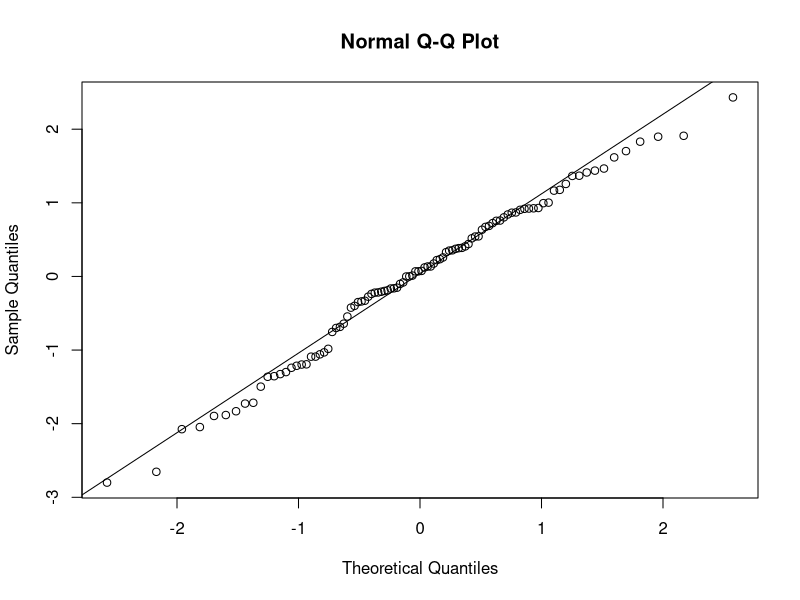
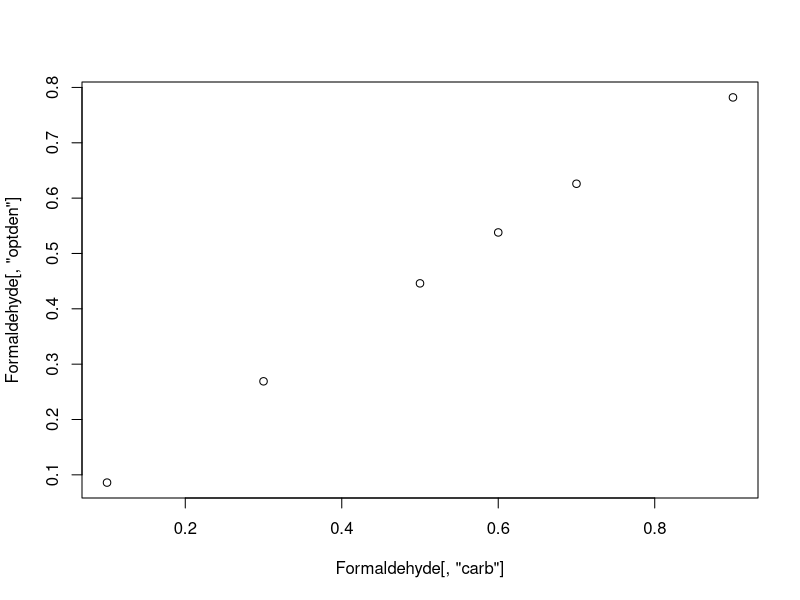

The R source for these figures, in order:
#Q1
#use search() function to get a list of attached packages, and R objects
search()

#use objects() function to find all possible R builtin functions 
#related to normal distribution
#the package name can be replaced by the index which is 4
#rnorm should be one of them. qqnorm is another one.
objects("package:stats", pattern = "norm")

#generate 100 normal random variables with mean 0 and standard deviation 1
x = rnorm(100)

#produces a normal QQ plot of the values in x
qqnorm(x)

#adds a line to a "theoretical", by default normal, quantile-quantile plot
#which passes through the probs quantiles, by default the first and third
#quartiles
qqline(x)


#Q2
#use sample function to take a sample of the size 100 
#from the elements of 100 without replacement
x = sample(100)

#create a variable sum.val to update value for every loop
sum.val = 0

#for loop to find the sum of a random permutation of 1, 2, to, 100
#as x = sample(100)
for (i in 1:100) {
  sum.val = x[i]+sum.val
}

#print sum.val
print(sum.val)

#compare with sum(x)
#we can find that they are exactly the same
sum(x)

#set min.val to the x[1]
min.val = x[1]

#for loop codes to get the minimum instead of sum 
for (i in 1:100) {
  #compare with min.val and if min.val is bigger than x[i],
  #assign new minimum value to min.val
  if (min.val > x[i]) {
    min.val = x[i]
  }
}

#print min.val
print(min.val)

#compare min.val with min(x)
#and we can find that they are the exactly same
min(x)

#which way is better? min(x) is better because it saves time


#Q3
#forms a vector
N = c(500, 1000, 2000, 4000, 8000)

#initiate or create an empty object
resultsum = NULL

#use for loop to calculate the sum 1/i from 1 to N
for (i in N) {
  #browser()
  resultsum = c(resultsum, sum(1/(1:i)))
}


#show the result
resultsum


#compare with log(N)+0.6, and we can find that there are numerical errors
#between them
print(log(N)+0.6)

#Q4
#create each columns by using rep() function
col.1 = rep(1:8,1)
col.2 = rep(1:2, each=4)
col.3 = rep(rep(1:2, each=2),2)
col.4 = rep(1:2, 4)

#combine every columns
mtrx = cbind(col.1,col.2,col.3,col.4)

#change column name
colnames(mtrx) = c('a','b','c','d')

#show the result
mtrx


#Q5
#(a) Extract the elements of the third row of this data frame
Formaldehyde[3,]

#(b) Extract the elements of the carb (carbohydrate) column
#"carb" can be replaced by 1
Formaldehyde[, "carb"]

#(c) Use the plot function to identify the relation 
#between optden (optical density) and carb.
plot(Formaldehyde[,"carb"],Formaldehyde[,"optden"])

#According to the plot, the relation between optden
#and carb is linear with a positive slope


#Q6
#loads and attach add-on packages
library(MASS)

#(a) Determine the number of rows and columns for this data frame.
nrow(Pima.tr)
ncol(Pima.tr)

#(b) Calculate the median of each column of this data frame with numerical values.

#extract only numeric columns from data frame first
new_df <-Pima.tr[sapply(Pima.tr, is.numeric)]

#calculate the median of each column of this news data frame
median.val <-apply(new_df,2,median)

#print it
print(median.val)

#(c) Find the average bmi for those people who tested Yes for diabetes. 
#Also find the average bmi for those people who tested No for diabetes. 
#Comment on your findings.

#alters the R environment search path by making dataframe variables
#into global variables
attach(Pima.tr)

#Find the average bmi for those people who tested Yes for diabetes
mean(Pima.tr[type=="Yes",]$bmi)

#Find the average bmi for those people who tested No for diabetes.
mean(Pima.tr[type=="No",]$bmi)

#detach it
detach()

#The average bmi for people who tested Yes for diabetes is higher than 
#the average bmi for people who tested No for diabetes.
#this may be because people with diabetes possible have worse health
#than people with no diabetes 

#search() - check for detaching


#Q7
#(a) Find the number of columns and their names for this data frame
ncol(Cars93)
colnames(Cars93)

#(b) Convert the Weight (pounds) column to a factor as 
#"Small" if Weight is between 0 and 2500;
#"Median" if between 2500 and 3500; 
#"Large" if over 3500. 
#Add such a column with name "Car.size" to the data frame Cars93.

#cut the data to categorize it and change the levels of the output factor
Car.size = cut(Cars93$Weight, c(0,2500,3500,10000), 
               labels = c("Small", "Median", "Large"))

#combine together
cbind(Cars93,Car.size)

#(c) Find the mean of MPG.city for those cars in "Small", "Median", 
#or "Large" categories respectively. 
mean(Cars93[Car.size == "Small",]$MPG.city)
mean(Cars93[Car.size == "Median",]$MPG.city)
mean(Cars93[Car.size == "Large",]$MPG.city)

#Bigger cars have smaller MPG because bigger cars use more fuel

